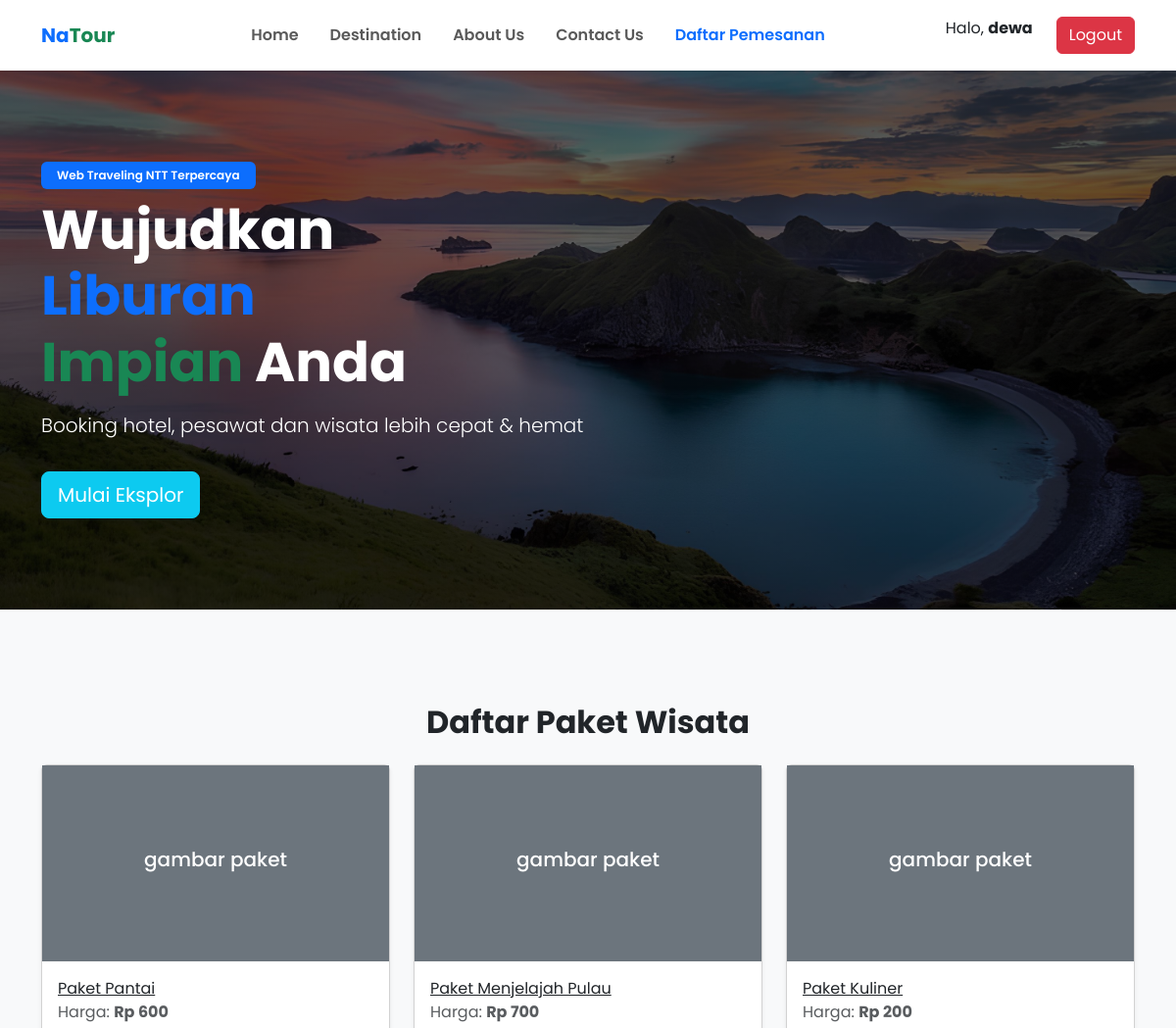
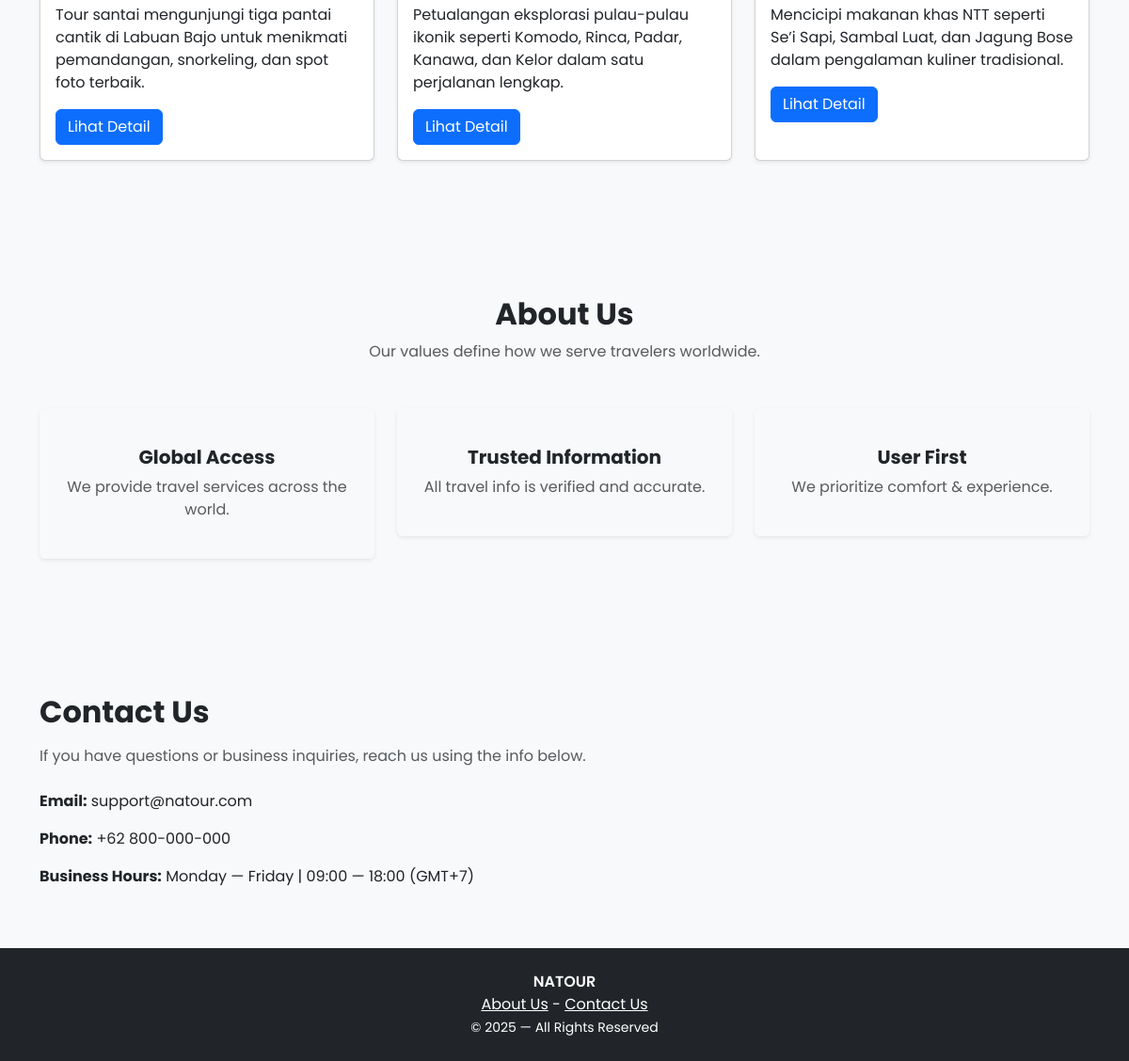
The app's page /Wisata/user/awal.php (signed in) with its own data (2 pictures, top to bottom).
### tables this page shows
CREATE TABLE `paket` (
  `id_paket` int(11) NOT NULL,
  `nama_paket` varchar(100) NOT NULL,
  `deskripsi` text NOT NULL,
  `durasi` varchar(50) NOT NULL,
  `harga` int(11) NOT NULL
);

### Wisata/user/awal.php (the view, shortened to what this page needs)
<?php
include "../config/app.php";
?>
<!DOCTYPE html>
<html lang="id">
<head>
    <link href="https://cdn.jsdelivr.net/npm/bootstrap@5.3.2/dist/css/bootstrap.min.css" rel="stylesheet">
</head>
<body class="bg-light">
<nav class="navbar navbar-expand-lg bg-white shadow-sm py-3 sticky-top">
    <div class="container">
        <a href="awal.php" class="navbar-brand fw-bold text-primary">
            <span class="text-primary">Na</span><span class="text-success">Tour</span>
        </a>
        <div class="collapse navbar-collapse justify-content-center" id="navMenu">
            <ul class="navbar-nav gap-3">
    <li class="nav-item"><a class="nav-link fw-semibold" href="#hero">Home</a></li>
    <li class="nav-item"><a class="nav-link fw-semibold" href="#destinasi">Destination</a></li>
    <li class="nav-item"><a class="nav-link fw-semibold" href="#aboutus">About Us</a></li>
    <li class="nav-item"><a class="nav-link fw-semibold" href="#kontak">Contact Us</a></li>
    <li class="nav-item">
        <a class="nav-link fw-semibold text-primary" href="daftar_pemesanan.php">
            Daftar Pemesanan
        </a>
    </li>
</ul>
        </div>
        <div class="d-flex gap-2">
            <?php if (isset($_SESSION['username'])) { ?>
                <span class="me-3">Halo, <b><?= $_SESSION['username'] ?></b></span>
                <a href="../Login/logout.php" class="btn btn-danger">Logout</a>
            <?php } else { ?>
                <a href="../Login/login.php" class="btn btn-outline-primary">Masuk</a>
                <a href="../Login/daftar.php" class="btn btn-primary">Daftar</a>
            <?php } ?>
        </div>
    </div>
</nav>
<header id="hero" class="hero d-flex align-items-center text-white">
    <div class="container">
        <span class="badge bg-primary fw-semibold px-3 py-2 mb-2">Web Traveling NTT Terpercaya</span>
        <h1 class="display-4 fw-bold" style="max-width: 500px;">
            Wujudkan <span class="text-primary">Liburan</span><br>
            <span class="text-success">Impian</span> Anda
        </h1>
        <p class="lead mt-3">Booking hotel, pesawat dan wisata lebih cepat & hemat</p>
        <a href="#destinasi" class="btn btn-lg btn-info text-white shadow mt-3">
            Mulai Eksplor
        </a>
    </div>
</header>
<br><br>
<div class="container my-5">
  <h2 class="mb-4 text-center fw-bold">Daftar Paket Wisata</h2>
  <div class="row g-4 justify-content-center">
    <?php
    $sql = "SELECT * FROM paket ORDER BY id_paket";
    $result = $db->query($sql);
    if ($result->num_rows > 0) {
        while($row = $result->fetch_assoc()) {
    ?>
    <div class="col-md-4">
      <div class="card h-100 shadow-sm">
        <div class="bg-secondary text-white d-flex align-items-center justify-content-center" style="height: 200px;">
          <h5>gambar paket</h5>
        </div>
        <div class="card-body">
          <a href="detail.php" class="card-title"><?php echo $row['nama_paket']; ?></a>
          <p class="text-muted mb-2">Harga: <strong>Rp <?php echo number_format($row['harga'], 0, ',', '.'); ?></strong></p>
          <p class="card-text"><?php echo $row['deskripsi']; ?></p>
          <a href="detail.php?id=<?php echo $row['id_paket']; ?>" class="btn btn-primary">Lihat Detail</a>
        </div>
      </div>
    </div>
    <?php
        }
    } else {
        echo "<div class='col-12 text-center'><div class='alert alert-warning'>Belum ada paket wisata tersedia.</div></div>";
    }
    ?>
  </div>
</div>
<br><br>
<section id="aboutus" class="container py-5">
    <div class="text-center mb-5">
        <h2 class="fw-bold">About Us</h2>
        <p class="text-muted">Our values define how we serve travelers worldwide.</p>
    </div>
    <div class="row g-4 text-center">
        <div class="col-md-4">
            <div class="p-4 shadow-sm rounded">
                <h5 class="fw-bold mt-3">Global Access</h5>
                <p class="text-muted">We provide travel services across the world.</p>
            </div>
        </div>
        <div class="col-md-4">
            <div class="p-4 shadow-sm rounded">
                <h5 class="fw-bold mt-3">Trusted Information</h5>
                <p class="text-muted">All travel info is verified and accurate.</p>
            </div>
        </div>
        <div class="col-md-4">
            <div class="p-4 shadow-sm rounded">
                <h5 class="fw-bold mt-3">User First</h5>
                <p class="text-muted">We prioritize comfort & experience.</p>
            </div>
        </div>
    </div>
</section>
<br><br>
<section id="kontak" class="container py-5">
    <h2 class="fw-bold mb-3">Contact Us</h2>
    <p class="text-muted" style="max-width:650px;">
        If you have questions or business inquiries, reach us using the info below.
    </p>
    <div class="mt-4">
        <p><strong>Email:</strong> support@natour.com</p>
        <p><strong>Phone:</strong> +62 800-000-000</p>
        <p><strong>Business Hours:</strong> Monday — Friday | 09:00 — 18:00 (GMT+7)</p>
    </div>
</section>
<footer class="text-center py-4 bg-dark text-white">
    <p class="fw-semibold m-0">NATOUR</p>
    <a href="aboutus.html" class="text-white">About Us</a> -
    <a href="kontak.html" class="text-white">Contact Us</a>
    <br>
    <small>© 2025 — All Rights Reserved</small>
</footer>
</body>
</html>

### Wisata/user/awal.php (style rules this page uses)
body { font-family: "Poppins", sans-serif; }
.hero { height: 550px; background: linear-gradient( rgba(0,0,0,0.6), rgba(0,0,0,0.6) ), url("src/bajo.jpeg") center/cover no-repeat; }

### records on screen
paket: nama_paket "Paket Pantai", harga "600", deskripsi "Tour santai mengunjungi tiga pantai cantik di Labuan Bajo untuk menikmati pemandangan, snorkeling, dan spot foto terbaik."
paket: nama_paket "Paket Menjelajah Pulau", harga "700", deskripsi "Petualangan eksplorasi pulau-pulau ikonik seperti Komodo, Rinca, Padar, Kanawa, dan Kelor dalam satu perjalanan lengkap."
paket: nama_paket "Paket Kuliner", harga "200", deskripsi "Mencicipi makanan khas NTT seperti Se’i Sapi, Sambal Luat, dan Jagung Bose dalam pengalaman kuliner tradisional."

### other values on screen
$_SESSION['username'] "dewa"
